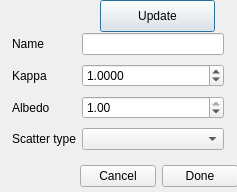
<?xml version="1.0" encoding="UTF-8"?>
<ui version="4.0">
 <class>matEdit</class>
 <widget class="QDialog" name="matEdit">
  <property name="geometry">
   <rect>
    <x>0</x>
    <y>0</y>
    <width>237</width>
    <height>192</height>
   </rect>
  </property>
  <property name="windowTitle">
   <string>Dialog</string>
  </property>
  <widget class="QPushButton" name="pushButton_update">
   <property name="geometry">
    <rect>
     <x>100</x>
     <y>0</y>
     <width>115</width>
     <height>32</height>
    </rect>
   </property>
   <property name="text">
    <string>Update</string>
   </property>
  </widget>
  <widget class="QWidget" name="">
   <property name="geometry">
    <rect>
     <x>12</x>
     <y>30</y>
     <width>212</width>
     <height>124</height>
    </rect>
   </property>
   <layout class="QGridLayout" name="gridLayout">
    <item row="0" column="0">
     <widget class="QLabel" name="label">
      <property name="text">
       <string>Name</string>
      </property>
     </widget>
    </item>
    <item row="0" column="1">
     <widget class="QLineEdit" name="lineEdit_name">
      <property name="font">
       <font>
        <weight>75</weight>
        <bold>true</bold>
        <strikeout>false</strikeout>
       </font>
      </property>
      <property name="readOnly">
       <bool>false</bool>
      </property>
     </widget>
    </item>
    <item row="1" column="0">
     <widget class="QLabel" name="label_7">
      <property name="text">
       <string>Kappa</string>
      </property>
     </widget>
    </item>
    <item row="1" column="1">
     <widget class="QDoubleSpinBox" name="doubleSpinBox_kappa">
      <property name="accelerated">
       <bool>true</bool>
      </property>
      <property name="decimals">
       <number>4</number>
      </property>
      <property name="maximum">
       <double>1000000.000000000000000</double>
      </property>
      <property name="singleStep">
       <double>0.010000000000000</double>
      </property>
      <property name="value">
       <double>1.000000000000000</double>
      </property>
     </widget>
    </item>
    <item row="2" column="0">
     <widget class="QLabel" name="label_8">
      <property name="text">
       <string>Albedo</string>
      </property>
     </widget>
    </item>
    <item row="2" column="1">
     <widget class="QDoubleSpinBox" name="doubleSpinBox_albedo">
      <property name="accelerated">
       <bool>true</bool>
      </property>
      <property name="maximum">
       <double>1.000000000000000</double>
      </property>
      <property name="singleStep">
       <double>0.010000000000000</double>
      </property>
      <property name="value">
       <double>1.000000000000000</double>
      </property>
     </widget>
    </item>
    <item row="3" column="0">
     <widget class="QLabel" name="label_9">
      <property name="text">
       <string>Scatter type</string>
      </property>
     </widget>
    </item>
    <item row="3" column="1">
     <widget class="QComboBox" name="comboBox_scatter_type"/>
    </item>
   </layout>
  </widget>
  <widget class="QWidget" name="">
   <property name="geometry">
    <rect>
     <x>80</x>
     <y>160</y>
     <width>158</width>
     <height>32</height>
    </rect>
   </property>
   <layout class="QHBoxLayout" name="horizontalLayout">
    <item>
     <widget class="QPushButton" name="pushButton_cancel">
      <property name="text">
       <string>Cancel</string>
      </property>
     </widget>
    </item>
    <item>
     <widget class="QPushButton" name="pushButton_done">
      <property name="text">
       <string>Done</string>
      </property>
     </widget>
    </item>
   </layout>
  </widget>
 </widget>
 <tabstops>
  <tabstop>pushButton_update</tabstop>
  <tabstop>lineEdit_name</tabstop>
  <tabstop>doubleSpinBox_kappa</tabstop>
  <tabstop>doubleSpinBox_albedo</tabstop>
  <tabstop>comboBox_scatter_type</tabstop>
  <tabstop>pushButton_cancel</tabstop>
  <tabstop>pushButton_done</tabstop>
 </tabstops>
 <resources/>
 <connections>
  <connection>
   <sender>pushButton_cancel</sender>
   <signal>clicked()</signal>
   <receiver>matEdit</receiver>
   <slot>close()</slot>
   <hints>
    <hint type="sourcelabel">
     <x>69</x>
     <y>167</y>
    </hint>
    <hint type="destinationlabel">
     <x>100</x>
     <y>156</y>
    </hint>
   </hints>
  </connection>
  <connection>
   <sender>pushButton_done</sender>
   <signal>clicked()</signal>
   <receiver>matEdit</receiver>
   <slot>close()</slot>
   <hints>
    <hint type="sourcelabel">
     <x>195</x>
     <y>172</y>
    </hint>
    <hint type="destinationlabel">
     <x>140</x>
     <y>171</y>
    </hint>
   </hints>
  </connection>
 </connections>
</ui>
